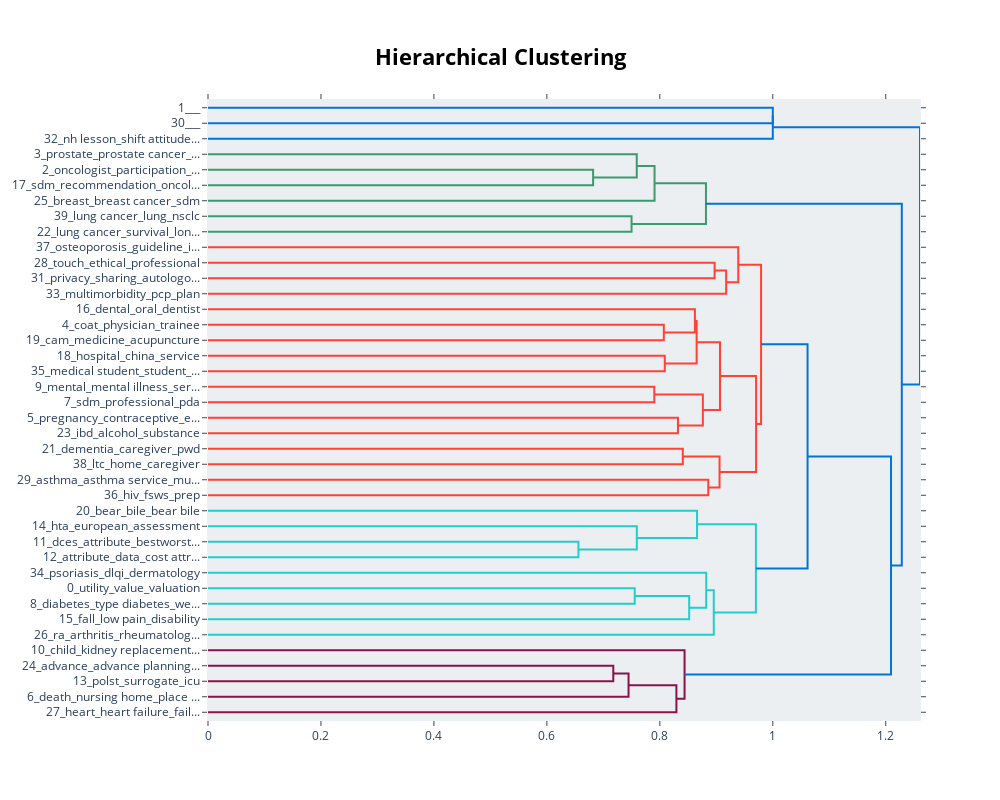

The notebook cell saved with this chart:
### Code cell
topic_model.visualize_hierarchy(custom_labels=True)

### Figure 1 — Plotly figure (JSON) as saved in the notebook; plotly's stock layout.template omitted (floating-point values rounded to 4 significant figures)
{"data": [{"hoverinfo": "text", "marker": {"color": "rgb(0,116,217)"}, "mode": "lines", "type": "scatter", "x": [0, 1, 1, 0], "xaxis": "x", "y": [-5, -5, -15, -15], "yaxis": "y"}, {"hoverinfo": "text", "marker": {"color": "rgb(0,116,217)"}, "mode": "lines", "type": "scatter", "x": [1, 1, 1, 0], "xaxis": "x", "y": [-10, -10, -25, -25], "yaxis": "y"}, {"hoverinfo": "text", "marker": {"color": "rgb(61,153,112)"}, "mode": "lines", "type": "scatter", "x": [0, 0.6819, 0.6819, 0], "xaxis": "x", "y": [-45, -45, -55, -55], "yaxis": "y"}, {"hoverinfo": "text", "marker": {"color": "rgb(61,153,112)"}, "mode": "lines", "type": "scatter", "x": [0, 0.7591, 0.7591, 0.6819], "xaxis": "x", "y": [-35, -35, -50, -50], "yaxis": "y"}, {"hoverinfo": "text", "marker": {"color": "rgb(61,153,112)"}, "mode": "lines", "type": "scatter", "x": [0.7591, 0.7907, 0.7907, 0], "xaxis": "x", "y": [-42.5, -42.5, -65, -65], "yaxis": "y"}, {"hoverinfo": "text", "marker": {"color": "rgb(61,153,112)"}, "mode": "lines", "type": "scatter", "x": [0, 0.7499, 0.7499, 0], "xaxis": "x", "y": [-75, -75, -85, -85], "yaxis": "y"}, {"hoverinfo": "text", "marker": {"color": "rgb(61,153,112)"}, "mode": "lines", "type": "scatter", "x": [0.7907, 0.8817, 0.8817, 0.7499], "xaxis": "x", "y": [-53.75, -53.75, -80, -80], "yaxis": "y"}, {"hoverinfo": "text", "marker": {"color": "rgb(255,65,54)"}, "mode": "lines", "type": "scatter", "x": [0, 0.897, 0.897, 0], "xaxis": "x", "y": [-105, -105, -115, -115], "yaxis": "y"}, {"hoverinfo": "text", "marker": {"color": "rgb(255,65,54)"}, "mode": "lines", "type": "scatter", "x": [0.897, 0.9175, 0.9175, 0], "xaxis": "x", "y": [-110, -110, -125, -125], "yaxis": "y"}, {"hoverinfo": "text", "marker": {"color": "rgb(255,65,54)"}, "mode": "lines", "type": "scatter", "x": [0, 0.9389, 0.9389, 0.9175], "xaxis": "x", "y": [-95, -95, -117.5, -117.5], "yaxis": "y"}, {"hoverinfo": "text", "marker": {"color": "rgb(255,65,54)"}, "mode": "lines", "type": "scatter", "x": [0, 0.807, 0.807, 0], "xaxis": "x", "y": [-145, -145, -155, -155], "yaxis": "y"}, {"hoverinfo": "text", "marker": {"color": "rgb(255,65,54)"}, "mode": "lines", "type": "scatter", "x": [0, 0.8621, 0.8621, 0.807], "xaxis": "x", "y": [-135, -135, -150, -150], "yaxis": "y"}, {"hoverinfo": "text", "marker": {"color": "rgb(255,65,54)"}, "mode": "lines", "type": "scatter", "x": [0, 0.8088, 0.8088, 0], "xaxis": "x", "y": [-165, -165, -175, -175], "yaxis": "y"}, {"hoverinfo": "text", "marker": {"color": "rgb(255,65,54)"}, "mode": "lines", "type": "scatter", "x": [0.8621, 0.8652, 0.8652, 0.8088], "xaxis": "x", "y": [-142.5, -142.5, -170, -170], "yaxis": "y"}, {"hoverinfo": "text", "marker": {"color": "rgb(255,65,54)"}, "mode": "lines", "type": "scatter", "x": [0, 0.7902, 0.7902, 0], "xaxis": "x", "y": [-185, -185, -195, -195], "yaxis": "y"}, {"hoverinfo": "text", "marker": {"color": "rgb(255,65,54)"}, "mode": "lines", "type": "scatter", "x": [0, 0.8321, 0.8321, 0], "xaxis": "x", "y": [-205, -205, -215, -215], "yaxis": "y"}, {"hoverinfo": "text", "marker": {"color": "rgb(255,65,54)"}, "mode": "lines", "type": "scatter", "x": [0.7902, 0.8762, 0.8762, 0.8321], "xaxis": "x", "y": [-190, -190, -210, -210], "yaxis": "y"}, {"hoverinfo": "text", "marker": {"color": "rgb(255,65,54)"}, "mode": "lines", "type": "scatter", "x": [0.8652, 0.9065, 0.9065, 0.8762], "xaxis": "x", "y": [-156.2, -156.2, -200, -200], "yaxis": "y"}, {"hoverinfo": "text", "marker": {"color": "rgb(255,65,54)"}, "mode": "lines", "type": "scatter", "x": [0, 0.8407, 0.8407, 0], "xaxis": "x", "y": [-225, -225, -235, -235], "yaxis": "y"}, {"hoverinfo": "text", "marker": {"color": "rgb(255,65,54)"}, "mode": "lines", "type": "scatter", "x": [0, 0.8858, 0.8858, 0], "xaxis": "x", "y": [-245, -245, -255, -255], "yaxis": "y"}, {"hoverinfo": "text", "marker": {"color": "rgb(255,65,54)"}, "mode": "lines", "type": "scatter", "x": [0.8407, 0.9057, 0.9057, 0.8858], "xaxis": "x", "y": [-230, -230, -250, -250], "yaxis": "y"}, {"hoverinfo": "text", "marker": {"color": "rgb(255,65,54)"}, "mode": "lines", "type": "scatter", "x": [0.9065, 0.9705, 0.9705, 0.9057], "xaxis": "x", "y": [-178.1, -178.1, -240, -240], "yaxis": "y"}, {"hoverinfo": "text", "marker": {"color": "rgb(255,65,54)"}, "mode": "lines", "type": "scatter", "x": [0.9389, 0.9793, 0.9793, 0.9705], "xaxis": "x", "y": [-106.2, -106.2, -209.1, -209.1], "yaxis": "y"}, {"hoverinfo": "text", "marker": {"color": "rgb(35,205,205)"}, "mode": "lines", "type": "scatter", "x": [0, 0.6559, 0.6559, 0], "xaxis": "x", "y": [-285, -285, -295, -295], "yaxis": "y"}, {"hoverinfo": "text", "marker": {"color": "rgb(35,205,205)"}, "mode": "lines", "type": "scatter", "x": [0, 0.7593, 0.7593, 0.6559], "xaxis": "x", "y": [-275, -275, -290, -290], "yaxis": "y"}, {"hoverinfo": "text", "marker": {"color": "rgb(35,205,205)"}, "mode": "lines", "type": "scatter", "x": [0, 0.8659, 0.8659, 0.7593], "xaxis": "x", "y": [-265, -265, -282.5, -282.5], "yaxis": "y"}, {"hoverinfo": "text", "marker": {"color": "rgb(35,205,205)"}, "mode": "lines", "type": "scatter", "x": [0, 0.7556, 0.7556, 0], "xaxis": "x", "y": [-315, -315, -325, -325], "yaxis": "y"}, {"hoverinfo": "text", "marker": {"color": "rgb(35,205,205)"}, "mode": "lines", "type": "scatter", "x": [0.7556, 0.852, 0.852, 0], "xaxis": "x", "y": [-320, -320, -335, -335], "yaxis": "y"}, {"hoverinfo": "text", "marker": {"color": "rgb(35,205,205)"}, "mode": "lines", "type": "scatter", "x": [0, 0.8821, 0.8821, 0.852], "xaxis": "x", "y": [-305, -305, -327.5, -327.5], "yaxis": "y"}, {"hoverinfo": "text", "marker": {"color": "rgb(35,205,205)"}, "mode": "lines", "type": "scatter", "x": [0.8821, 0.8955, 0.8955, 0], "xaxis": "x", "y": [-316.2, -316.2, -345, -345], "yaxis": "y"}, {"hoverinfo": "text", "marker": {"color": "rgb(35,205,205)"}, "mode": "lines", "type": "scatter", "x": [0.8659, 0.9701, 0.9701, 0.8955], "xaxis": "x", "y": [-273.8, -273.8, -330.6, -330.6], "yaxis": "y"}, {"hoverinfo": "text", "marker": {"color": "rgb(0,116,217)"}, "mode": "lines", "type": "scatter", "x": [0.9793, 1.062, 1.062, 0.9701], "xaxis": "x", "y": [-157.7, -157.7, -302.2, -302.2], "yaxis": "y"}, {"hoverinfo": "text", "marker": {"color": "rgb(133,20,75)"}, "mode": "lines", "type": "scatter", "x": [0, 0.7176, 0.7176, 0], "xaxis": "x", "y": [-365, -365, -375, -375], "yaxis": "y"}, {"hoverinfo": "text", "marker": {"color": "rgb(133,20,75)"}, "mode": "lines", "type": "scatter", "x": [0.7176, 0.7446, 0.7446, 0], "xaxis": "x", "y": [-370, -370, -385, -385], "yaxis": "y"}, {"hoverinfo": "text", "marker": {"color": "rgb(133,20,75)"}, "mode": "lines", "type": "scatter", "x": [0.7446, 0.8293, 0.8293, 0], "xaxis": "x", "y": [-377.5, -377.5, -395, -395], "yaxis": "y"}, {"hoverinfo": "text", "marker": {"color": "rgb(133,20,75)"}, "mode": "lines", "type": "scatter", "x": [0, 0.8438, 0.8438, 0.8293], "xaxis": "x", "y": [-355, -355, -386.2, -386.2], "yaxis": "y"}, {"hoverinfo": "text", "marker": {"color": "rgb(0,116,217)"}, "mode": "lines", "type": "scatter", "x": [1.062, 1.209, 1.209, 0.8438], "xaxis": "x", "y": [-229.9, -229.9, -370.6, -370.6], "yaxis": "y"}, {"hoverinfo": "text", "marker": {"color": "rgb(0,116,217)"}, "mode": "lines", "type": "scatter", "x": [0.8817, 1.228, 1.228, 1.209], "xaxis": "x", "y": [-66.88, -66.88, -300.3, -300.3], "yaxis": "y"}, {"hoverinfo": "text", "marker": {"color": "rgb(0,116,217)"}, "mode": "lines", "type": "scatter", "x": [1, 1.261, 1.261, 1.228], "xaxis": "x", "y": [-17.5, -17.5, -183.6, -183.6], "yaxis": "y"}], "layout": {"autosize": false, "height": 800, "hoverlabel": {"bgcolor": "white", "font": {"family": "Rockwell", "size": 16}}, "hovermode": "closest", "plot_bgcolor": "#ECEFF1", "showlegend": false, "title": {"font": {"color": "Black", "size": 22}, "text": "<b>Hierarchical Clustering</b>", "x": 0.5, "xanchor": "center", "yanchor": "top"}, "width": 1000, "xaxis": {"mirror": "allticks", "rangemode": "tozero", "showgrid": false, "showline": true, "showticklabels": true, "ticks": "outside", "type": "linear", "zeroline": false}, "yaxis": {"mirror": "allticks", "range": [-400, 0], "rangemode": "tozero", "showgrid": false, "showline": true, "showticklabels": true, "tickmode": "array", "ticks": "outside", "ticktext": ["1___", "30___", "32_nh lesson_shift attitude...", "3_prostate_prostate cancer_...", "2_oncologist_participation_...", "17_sdm_recommendation_oncol...", "25_breast_breast cancer_sdm", "39_lung cancer_lung_nsclc", "22_lung cancer_survival_lon...", "37_osteoporosis_guideline_i...", "28_touch_ethical_professional", "31_privacy_sharing_autologo...", "33_multimorbidity_pcp_plan", "16_dental_oral_dentist", "4_coat_physician_trainee", "19_cam_medicine_acupuncture", "18_hospital_china_service", "35_medical student_student_...", "9_mental_mental illness_ser...", "7_sdm_professional_pda", "5_pregnancy_contraceptive_e...", "23_ibd_alcohol_substance", "21_dementia_caregiver_pwd", "38_ltc_home_caregiver", "29_asthma_asthma service_mu...", "36_hiv_fsws_prep", "20_bear_bile_bear bile", "14_hta_european_assessment", "11_dces_attribute_bestworst...", "12_attribute_data_cost attr...", "34_psoriasis_dlqi_dermatology", "0_utility_value_valuation", "8_diabetes_type diabetes_we...", "15_fall_low pain_disability", "26_ra_arthritis_rheumatolog...", "10_child_kidney replacement...", "24_advance_advance planning...", "13_polst_surrogate_icu", "6_death_nursing home_place ...", "27_heart_heart failure_fail..."], "tickvals": [-5, -15, -25, -35, -45, -55, -65, -75, -85, -95, -105, -115, -125, -135, -145, -155, -165, -175, -185, -195, -205, -215, -225, -235, -245, -255, -265, -275, -285, -295, -305, -315, -325, -335, -345, -355, -365, -375, -385, -395], "type": "linear", "zeroline": false}}}
